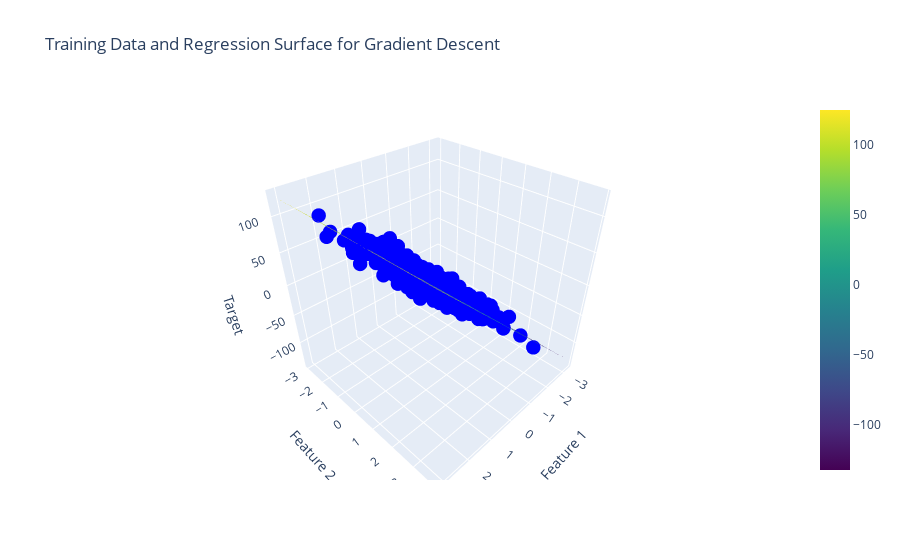

Notebook code for this chart:
### Code cell
gd_reg = GDRegression(epochs=10000, eta=.01)
plot_3d_regression(gd_reg, X, y, 'Gradient Descent')

### Figure 1 — Plotly figure (JSON) as saved in the notebook; plotly's stock layout.template omitted (floating-point values rounded to 4 significant figures; data arrays with more than 128 entries replaced by an {"elided": "..."} marker saying what was removed)
{"data": [{"marker": {"color": "blue", "size": 5}, "mode": "markers", "name": "Training Data", "type": "scatter3d", "x": {"elided": "1000 float values"}, "y": {"elided": "1000 float values"}, "z": {"elided": "1000 float values"}}, {"colorscale": [[0, "#440154"], [0.1111, "#482878"], [0.2222, "#3e4989"], [0.3333, "#31688e"], [0.4444, "#26828e"], [0.5556, "#1f9e89"], [0.6667, "#35b779"], [0.7778, "#6ece58"], [0.8889, "#b5de2b"], [1, "#fde725"]], "name": "Regression Surface", "opacity": 0.5, "type": "surface", "x": {"elided": "100x100 float values"}, "y": {"elided": "100x100 float values"}, "z": {"elided": "100x100 float values"}}], "layout": {"scene": {"xaxis": {"title": {"text": "Feature 1"}}, "yaxis": {"title": {"text": "Feature 2"}}, "zaxis": {"title": {"text": "Target"}}}, "title": {"text": "Training Data and Regression Surface for Gradient Descent"}}}
